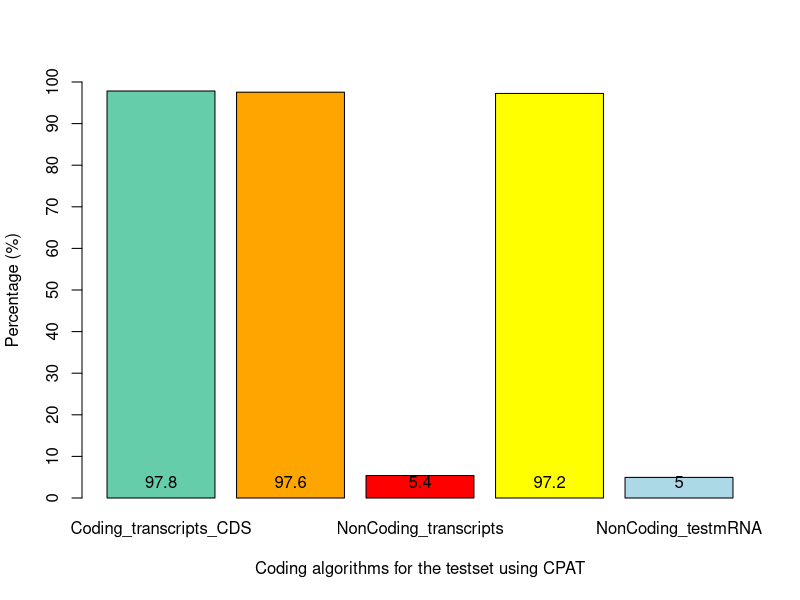
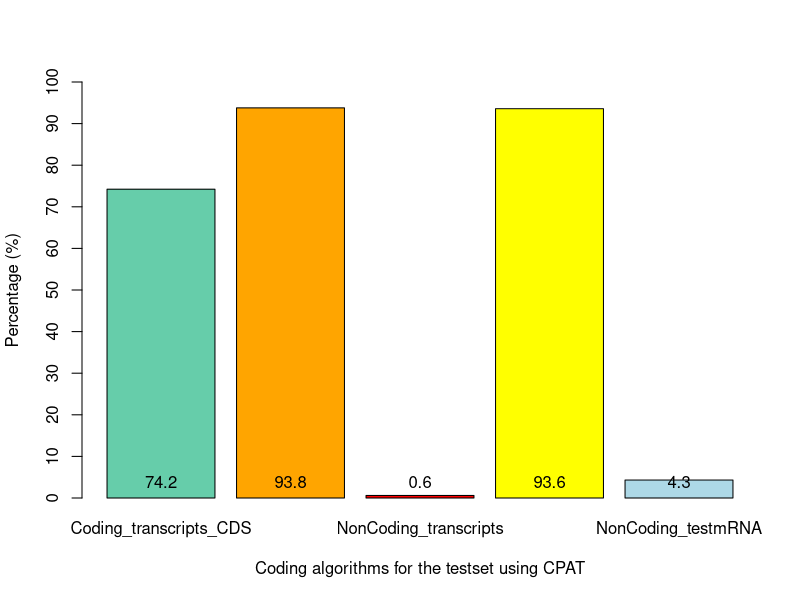
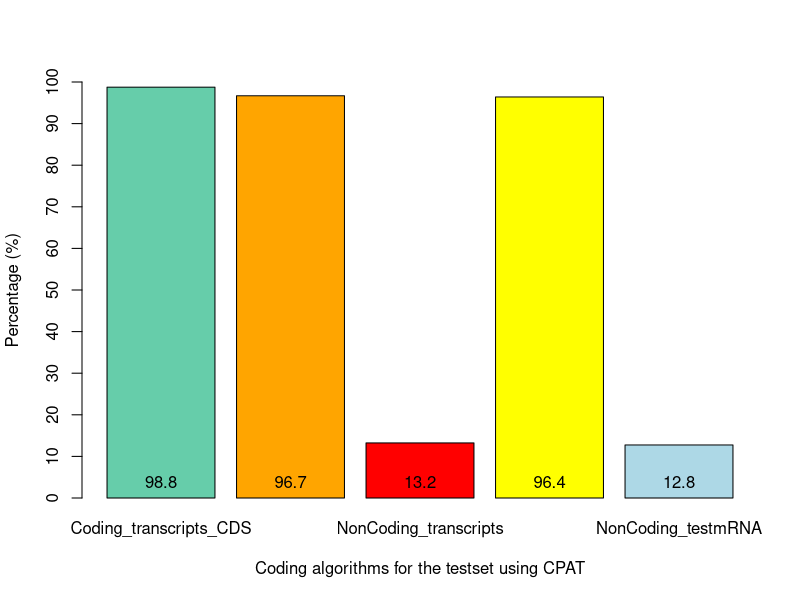
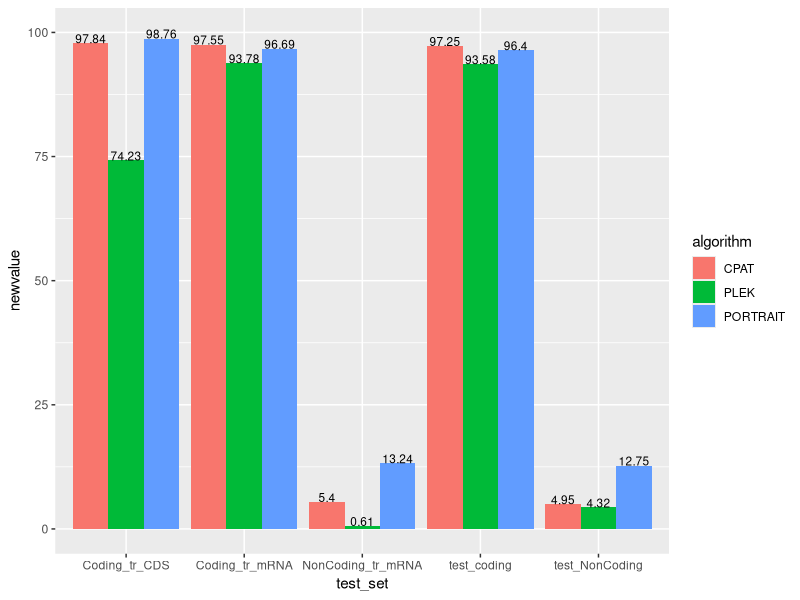

R code for these plots, in order:
#CPAT
## percentage coding
Human_coding_transcripts_CDS_CPAT <- 97.84
Human_coding_transcripts_mRNA_CPAT <- 97.55
Human_noncoding_transcripts_RNA_CPAT <- 5.40
Human_test_coding_mRNA_CPAT <- 97.25
Human_test_noncoding_mRN_CPAT <- 4.95

waarden_CPAT <- c(Human_coding_transcripts_CDS_CPAT,Human_coding_transcripts_mRNA_CPAT,Human_noncoding_transcripts_RNA_CPAT,Human_test_coding_mRNA_CPAT,Human_test_noncoding_mRN_CPAT)
barplot_TEST_CPAT <- barplot(waarden_CPAT, beside=TRUE, axes=FALSE, xlab="Coding algorithms for the testset using CPAT", names=c("Coding_transcripts_CDS", "Coding_transcripts_mRNA","NonCoding_transcripts","Coding_testmRNA","NonCoding_testmRNA"), col=(c("aquamarine3","orange","red","yellow","lightblue")), ylab="Percentage (%)", ylim=c(0,100))
axis(2, at=seq(0,100,10))
text(barplot_TEST_CPAT, 0, round(waarden_CPAT, 1), cex=1, pos=3)

#PLEK
## percentage coding
Human_coding_transcripts_CDS_PLEK <- 74.23
Human_coding_transcripts_mRNA_PLEK <- 93.78
Human_noncoding_transcripts_RNA_PLEK <- 0.61
Human_test_coding_mRNA_PLEK <- 93.58
Human_test_noncoding_mRN_PLEK <- 4.32

waarden_PLEK <- c(Human_coding_transcripts_CDS_PLEK,Human_coding_transcripts_mRNA_PLEK,Human_noncoding_transcripts_RNA_PLEK,Human_test_coding_mRNA_PLEK,Human_test_noncoding_mRN_PLEK)
barplot_TEST_PLEK <- barplot(waarden_PLEK, beside=TRUE, axes=FALSE, xlab="Coding algorithms for the testset using CPAT", names=c("Coding_transcripts_CDS", "Coding_transcripts_mRNA","NonCoding_transcripts","Coding_testmRNA","NonCoding_testmRNA"), col=(c("aquamarine3","orange","red","yellow","lightblue")), ylab="Percentage (%)", ylim=c(0,100))
axis(2, at=seq(0,100,10))
text(barplot_TEST_PLEK, 0, round(waarden_PLEK, 1), cex=1, pos=3)

#PORTRAIT
## percentage coding
Human_coding_transcripts_CDS_PORTRAIT <- 98.76
Human_coding_transcripts_mRNA_PORTRAIT <- 96.69
Human_noncoding_transcripts_RNA_PORTRAIT <-13.24 
Human_test_coding_mRNA_PORTRAIT <- 96.40
Human_test_noncoding_mRNA_PORTRAIT <-12.75


waarden_PORTRAIT <- c(Human_coding_transcripts_CDS_PORTRAIT,Human_coding_transcripts_mRNA_PORTRAIT,Human_noncoding_transcripts_RNA_PORTRAIT,Human_test_coding_mRNA_PORTRAIT,Human_test_noncoding_mRNA_PORTRAIT)
barplot_TEST_PORTRAIT <- barplot(waarden_PORTRAIT, beside=TRUE, axes=FALSE, xlab="Coding algorithms for the testset using CPAT", names=c("Coding_transcripts_CDS", "Coding_transcripts_mRNA","NonCoding_transcripts","Coding_testmRNA","NonCoding_testmRNA"), col=(c("aquamarine3","orange","red","yellow","lightblue")), ylab="Percentage (%)", ylim=c(0,100))
axis(2, at=seq(0,100,10))
text(barplot_TEST_PORTRAIT, 0, round(waarden_PORTRAIT, 1), cex=1, pos=3)

####### Summary####
library(ggplot2)

test_set=c(rep("Coding_tr_CDS",3),rep("Coding_tr_mRNA",3),rep("NonCoding_tr_mRNA",3),rep("test_coding",3),rep("test_NonCoding",3))
algorithm=rep(c("PLEK","CPAT","PORTRAIT"),5)
  i <-1 
  newvalue <- list()
  while (i < 6){
    newvalue <- c(newvalue,waarden_PLEK[i])
    newvalue <- c(newvalue,waarden_CPAT[i])
    newvalue <- c(newvalue, waarden_PORTRAIT[i])
    i <- i +1
  }
newvalue <- as.numeric(newvalue)
  

data_ggplot=data.frame(test_set, algorithm, newvalue)
ggplot(data_ggplot, aes(fill=algorithm, y=newvalue, x=test_set)) + 
  geom_bar(position="dodge", stat="identity") +
  geom_text(aes(label=newvalue),size = 3,hjust = 0.5, vjust = 0,position=position_dodge(0.9))+
  ylim(0, 100)







